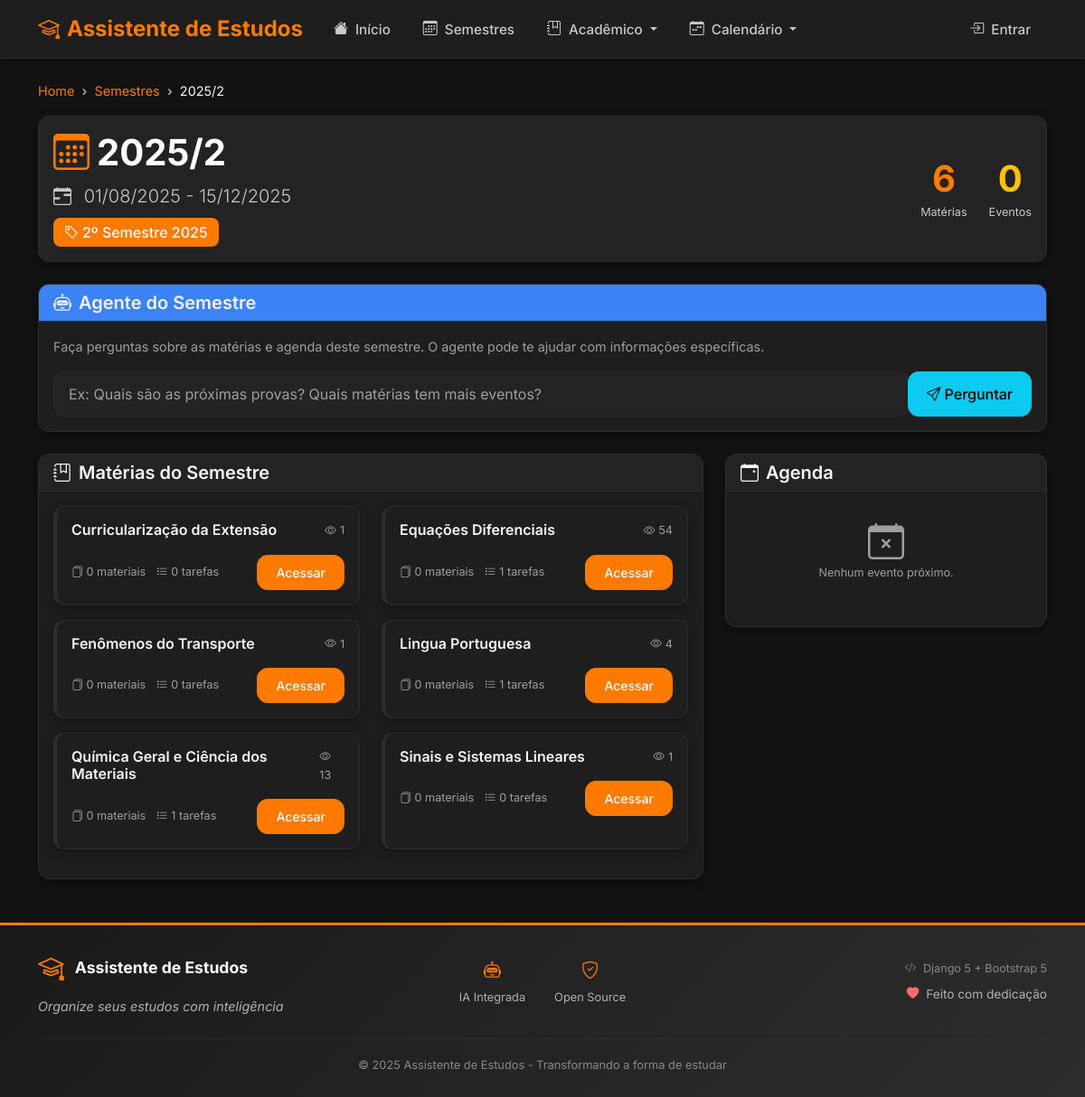
Screenshot of /semestres/2/ with the database file from the repository.
### academico/models.py (models this page shows, shortened)
class Semestre(models.Model):
    PERIODO_CHOICES = [
        ('1', '1º Semestre'),
        ('2', '2º Semestre'),
        ('VERAO', 'Verão'),
        ('INVERNO', 'Inverno'),
    ]
    nome = models.CharField('Nome', max_length=100)
    ano = models.IntegerField('Ano')
    periodo = models.CharField('Período', max_length=10, choices=PERIODO_CHOICES)
    data_inicio = models.DateField('Data de Início')
    data_fim = models.DateField('Data de Término')
    ativo = models.BooleanField('Ativo', default=True)
    class Meta:
        verbose_name = 'Semestre'
        verbose_name_plural = 'Semestres'
        ordering = ['-ano', '-periodo']
        unique_together = ['ano', 'periodo']

class Materia(models.Model):
    semestre = models.ForeignKey(Semestre, on_delete=models.CASCADE, related_name='materias', verbose_name='Semestre')
    nome = models.CharField('Nome', max_length=200)
    descricao = models.TextField('Descrição', blank=True)
    slug = models.SlugField('Slug', unique=True, max_length=200)
    contador_acessos = models.PositiveIntegerField('Contador de Acessos', default=0)
    ativo = models.BooleanField('Ativo', default=True)
    criado_em = models.DateTimeField('Criado em', auto_now_add=True)
    class Meta:
        verbose_name = 'Matéria'
        verbose_name_plural = 'Matérias'
        ordering = ['nome']

### core/views.py (the view)
# urls.py: path('semestres/<int:pk>/', views.semestre_detail, name='semestre_detail'),
def semestre_detail(request, pk):
    semestre = get_object_or_404(Semestre, pk=pk, ativo=True)
    materias = semestre.materias.filter(ativo=True).order_by('nome')
    data_limite = timezone.now() + timedelta(days=30)
    eventos = EventoAgenda.objects.filter(
        Q(escopo='SEMESTRE', semestre=semestre) |
        Q(escopo='MATERIA', materia__semestre=semestre),
        data_inicio__gte=timezone.now(),
        data_inicio__lte=data_limite
    ).order_by('data_inicio')[:10]
    context = {
        'semestre': semestre,
        'materias': materias,
        'eventos': eventos,
        'titulo_pagina': f'Semestre: {semestre.nome}'
    }
    return render(request, 'core/semestre_detail.html', context)

### templates/core/semestre_detail.html (shortened to what this page needs)
{% extends 'base.html' %}
{% load static %}
{% block breadcrumb %}
<nav aria-label="breadcrumb">
    <ol class="breadcrumb">
        <li class="breadcrumb-item"><a href="{% url 'home' %}">Home</a></li>
        <li class="breadcrumb-item"><a href="{% url 'semestres_lista' %}">Semestres</a></li>
        <li class="breadcrumb-item active">{{ semestre.nome }}</li>
    </ol>
</nav>
{% endblock %}
{% block content %}
<div class="row mb-4">
    <div class="col-12">
        <div class="card bg-surface-elevated text-white-force">
            <div class="card-body">
                <div class="row align-items-center">
                    <div class="col-md-8">
                        <h1 class="display-6 mb-2 text-white-force">
                            <i class="bi bi-calendar3 me-2 text-primary"></i>{{ semestre.nome }}
                        </h1>
                        <p class="lead mb-0" style="color: var(--theme-text-secondary) !important;">
                            <i class="bi bi-calendar-range me-2"></i>
                            {{ semestre.data_inicio|date:"d/m/Y" }} - {{ semestre.data_fim|date:"d/m/Y" }}
                        </p>
                        <div class="mt-2">
                            <span class="badge bg-primary fs-6">
                                <i class="bi bi-tag me-1"></i>{{ semestre.get_periodo_display }} {{ semestre.ano }}
                            </span>
                        </div>
                    </div>
                    <div class="col-md-4 text-end">
                        <div class="d-flex justify-content-end gap-4">
                            <div class="text-center">
                                <div class="display-6 text-primary">{{ materias.count }}</div>
                                <small style="color: var(--theme-text-secondary) !important;">Matéria{{ materias.count|pluralize }}</small>
                            </div>
                            <div class="text-center">
                                <div class="display-6 text-warning">{{ eventos.count }}</div>
                                <small style="color: var(--theme-text-secondary) !important;">Evento{{ eventos.count|pluralize }}</small>
                            </div>
                        </div>
                    </div>
                </div>
            </div>
        </div>
    </div>
</div>
<div class="row mb-4">
    <div class="col-12">
        <div class="card border-info">
            <div class="card-header bg-info text-white">
                <h5 class="mb-0">
                    <i class="bi bi-robot me-2"></i>Agente do Semestre
                </h5>
            </div>
            <div class="card-body">
                <p class="text-muted mb-3">
                    Faça perguntas sobre as matérias e agenda deste semestre. O agente pode te ajudar com informações específicas.
                </p>
                <form method="post" action="{% url 'semestre_agente' semestre.pk %}" id="agenteForm">
                    <div class="input-group">
                        <input type="text" class="form-control" name="pergunta"
                               placeholder="Ex: Quais são as próximas provas? Quais matérias tem mais eventos?"
                               required>
                        <button class="btn btn-info" type="submit">
                            <i class="bi bi-send me-1"></i>Perguntar
                        </button>
                    </div>
                </form>
            </div>
        </div>
    </div>
</div>
<div class="row">
    <div class="col-md-8">
        <div class="card">
            <div class="card-header d-flex justify-content-between align-items-center">
                <h5 class="mb-0">
                    <i class="bi bi-journal-bookmark me-2"></i>Matérias do Semestre
                </h5>
            </div>
            <div class="card-body">
                {% if materias %}
                    <div class="row">
                        {% for materia in materias %}
                            <div class="col-md-6 mb-3">
                                <div class="card h-100 border-start border-4 border-primary">
                                    <div class="card-body">
                                        <div class="d-flex justify-content-between align-items-start mb-2">
                                            <h6 class="card-title mb-0">{{ materia.nome }}</h6>
                                            <small class="text-muted">
                                                <i class="bi bi-eye me-1"></i>{{ materia.contador_acessos }}
                                            </small>
                                        </div>
                                        <div class="d-flex justify-content-between align-items-center mt-3">
                                            <small class="text-muted">
                                                <i class="bi bi-files me-1"></i>{{ materia.materiais.count }} materiais
                                                <span class="ms-2">
                                                    <i class="bi bi-list-task me-1"></i>{{ materia.tarefas.count }} tarefas
                                                </span>
                                            </small>
                                            <a href="{% url 'academico:materia_detail' materia.slug %}" class="btn btn-sm btn-primary">
                                                Acessar
                                            </a>
                                        </div>
                                    </div>
                                </div>
                            </div>
                        {% endfor %}
                    </div>
                {% endif %}
            </div>
        </div>
    </div>
    <div class="col-md-4">
        <div class="card">
            <div class="card-header d-flex justify-content-between align-items-center">
                <h5 class="mb-0">
                    <i class="bi bi-calendar-event me-2"></i>Agenda
                </h5>
            </div>
            <div class="card-body">
                {% if eventos %}
                    {% for evento in eventos %}
                        <div class="border-start border-4 border-{% if evento.tipo == 'PROVA' %}danger{% elif evento.tipo == 'TRABALHO' %}warning{% elif evento.tipo == 'AULA' %}primary{% else %}info{% endif %} ps-3 mb-3">
                            <div class="d-flex justify-content-between align-items-start">
                                <div>
                                    <h6 class="mb-1">{{ evento.titulo }}</h6>
                                    <small class="text-muted">
                                        <i class="bi bi-clock me-1"></i>
                                        {{ evento.data_inicio|date:"d/m H:i" }}
                                    </small>
                                    {% if evento.materia %}
                                        <br><small class="text-muted">
                                            <i class="bi bi-journal me-1"></i>{{ evento.materia.nome }}
                                        </small>
                                    {% endif %}
                                </div>
                                <span class="badge bg-{% if evento.tipo == 'PROVA' %}danger{% elif evento.tipo == 'TRABALHO' %}warning{% elif evento.tipo == 'AULA' %}primary{% else %}info{% endif %}">
                                    {{ evento.get_tipo_display }}
                                </span>
                            </div>
                        </div>
                    {% endfor %}
                {% else %}
                    <div class="text-center py-3">
                        <i class="bi bi-calendar-x text-muted display-6 mb-2"></i>
                        <p class="text-muted small">Nenhum evento próximo.</p>
                    </div>
                {% endif %}
            </div>
        </div>
    </div>
</div>
{% endblock %}

### static/css/theme-dark.css (style rules this page uses)
:root { --theme-bg-primary: #121212; --theme-bg-surface: #1E1E1E; --theme-bg-surface-elevated: #232323; --theme-border: #2D2D2D; --theme-text-primary: #F5F5F5; --theme-text-secondary: #C9C9C9; --theme-text-muted: #9E9E9E; --theme-primary: #FF7A00; --theme-primary-hover: #E96D00; --theme-primary-active: #CC5F00; --theme-primary-focus: rgba(255, 122, 0, 0.25); --theme-success: #22C55E; --theme-info: #3B82F6; --theme-warning: #F59E0B; --theme-danger: #EF4444; --theme-shadow-sm: 0 0.125rem 0.25rem rgba(0, 0, 0, 0.4); --theme-shadow: 0 0.25rem 0.75rem rgba(0, 0, 0, 0.35); --theme-shadow-lg: 0 0.5rem 1.5rem rgba(0, 0, 0, 0.45); --theme-border-radius: 0.75rem; --theme-border-radius-sm: 0.5rem; --bs-body-bg: var(--theme-bg-primary); --bs-body-color: var(--theme-text-primary); --bs-body-font-family: 'Inter', system-ui, -apple-system, "Segoe UI", Roboto, "Helvetica Neue", Arial, sans-serif; --bs-border-color: var(--theme-border); --bs-primary: var(--theme-primary); --bs-primary-rgb: 255, 122, 0; --bs-success: var(--theme-success); --bs-info: var(--theme-info); --bs-warning: var(--theme-warning); --bs-danger: var(--theme-danger); --bs-link-color: var(--theme-primary); --bs-link-hover-color: var(--theme-primary-hover); --bs-border-radius: var(--theme-border-radius); --bs-border-radius-sm: var(--theme-border-radius-sm); --bs-border-radius-lg: 1rem; }
body { background-color: var(--theme-bg-primary) !important; color: var(--theme-text-primary) !important; font-family: var(--bs-body-font-family) !important; font-size: 0.9rem; line-height: 1.6; }
h1, h2, h3, h4, h5, h6, .h1, .h2, .h3, .h4, .h5, .h6 { color: var(--theme-text-primary) !important; font-weight: 600; }
.btn { border-radius: var(--theme-border-radius) !important; font-weight: 500; padding: 0.5rem 1.25rem; transition: all 0.2s ease-in-out; border-width: 1px; }
.btn-primary { background-color: var(--theme-primary) !important; border-color: var(--theme-primary) !important; color: white !important; }
.card { background-color: var(--theme-bg-surface) !important; border: 1px solid var(--theme-border) !important; border-radius: var(--theme-border-radius) !important; box-shadow: var(--theme-shadow) !important; transition: all 0.2s ease-in-out; }
.card-header { background-color: var(--theme-bg-surface-elevated) !important; border-bottom: 1px solid var(--theme-border) !important; color: var(--theme-text-primary) !important; font-weight: 600; }
.card-body { color: var(--theme-text-primary) !important; }
.card-title { color: var(--theme-text-primary) !important; font-weight: 600; }
.form-control { background-color: var(--theme-bg-surface-elevated) !important; border: 1px solid var(--theme-border) !important; color: var(--theme-text-primary) !important; border-radius: var(--theme-border-radius) !important; padding: 0.75rem 1rem; }
.form-control::placeholder { color: var(--theme-text-muted) !important; }
.badge { border-radius: var(--theme-border-radius-sm) !important; font-weight: 500; padding: 0.5em 0.75em; }
.badge.bg-primary { background-color: var(--theme-primary) !important; }
.breadcrumb { background-color: transparent !important; padding: 0; }
.breadcrumb-item { color: var(--theme-text-secondary) !important; }
.breadcrumb-item.active { color: var(--theme-text-primary) !important; }
.breadcrumb-item + .breadcrumb-item::before { color: var(--theme-text-muted) !important; content: "›"; font-weight: bold; }
.text-primary { color: var(--theme-primary) !important; }
.text-muted { color: var(--theme-text-muted) !important; }
.bg-primary { background-color: var(--theme-primary) !important; }
.bg-info { background-color: var(--theme-info) !important; }
a { color: var(--theme-primary) !important; text-decoration: none; }
.text-white-force { color: white !important; }
.bg-surface-elevated { background-color: var(--theme-bg-surface-elevated) !important; }

### rows the page displays
Semestre: nome "2025/2", data_inicio "01/08/2025", data_fim "15/12/2025", periodo "2º Semestre", ano "2025"
Materia: nome "Curricularização da Extensão", contador_acessos "1", materiais.count "0", tarefas.count "0"
Materia: nome "Equações Diferenciais", contador_acessos "54", materiais.count "0", tarefas.count "1"
Materia: nome "Fenômenos do Transporte", contador_acessos "1", materiais.count "0", tarefas.count "0"
Materia: nome "Lingua Portuguesa", contador_acessos "4", materiais.count "0", tarefas.count "1"
Materia: nome "Química Geral e Ciência dos Materiais", contador_acessos "13", materiais.count "0", tarefas.count "1"
Materia: nome "Sinais e Sistemas Lineares", contador_acessos "1", materiais.count "0", tarefas.count "0"

### other values shown
{{ materias.count }} "6"
{{ eventos.count }} "0"
